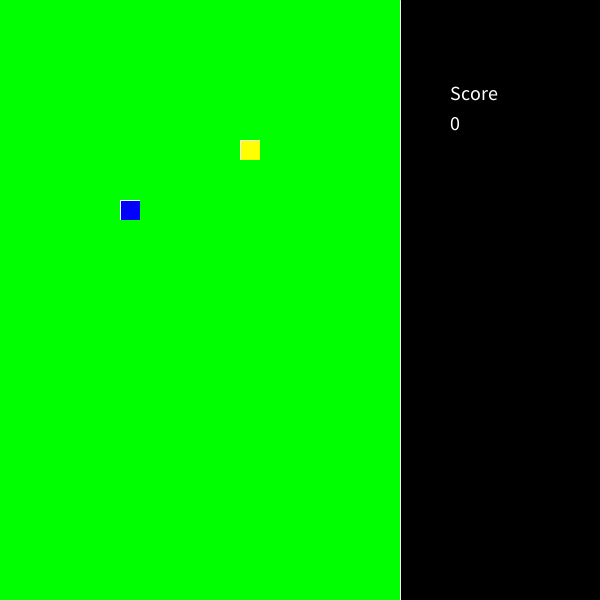
Frame 1 (no input)
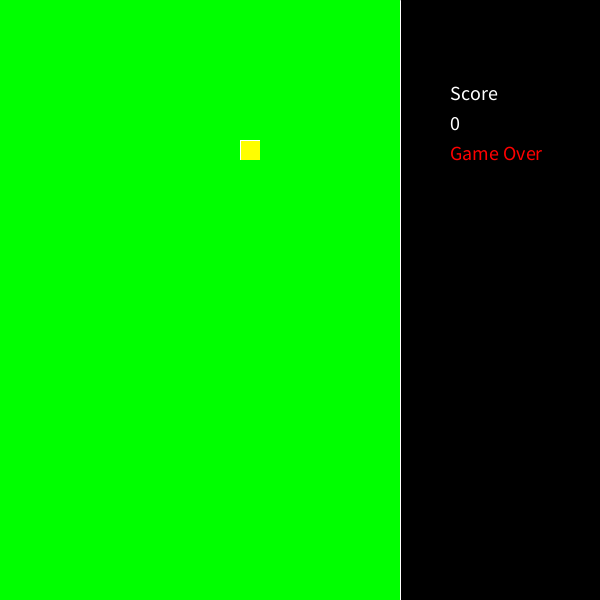
Frame 60 (the mouse pressed at the canvas centre just before this capture)
Frame 120 (the mouse held since frame 60 and released just before this capture): identical to frame 60, image omitted

The Processing sketch that drew these frames (run headless with seeded random() and noise(); from frame 60 on, the mouse is pressed at the canvas centre):

// Processing sketch: Snake_game
// ── Snake_game.pde
int size = 20;
int xRange = 20, yRange = 30;

int foodX = 0, foodY = 0;

Snake s;
Grid[][] grid;

void setup(){                      
  size(600,600);
  surface.setTitle("Snake Game");
  
  grid = new Grid[yRange][xRange];
  
  for(int i=0;i<yRange;i++){
    for(int j=0;j<xRange;j++){
      grid[i][j] = new Grid(j,i);
      grid[i][j].drawCell();
    }
  }
  
  s = new Snake(5,10);
  makeFood();
}

boolean isPrinted = false;
boolean isOver = false;

void draw(){  
  if(isOver){
    if(!isPrinted){
      fill(255,0,0);
      text("Game Over", 450, 160);
      isPrinted = true;
    }
  }
  else{
    clear();
    background(0);
    stroke(255);
    line(400,0,400,600);
    fill(255);
    textSize(20);
    text("Score", 450, 100);
    text(s.getScore(), 450, 130);
    s.move();
    s.drawSnake();
  }
}

void keyPressed(){
  if (key == CODED) {
    tuple t = s.state.get(0);
    if(isValidRange(t.x, t.y)){
      
      if(t.delY== 0){
        if (keyCode == UP) grid[t.y][t.x].direction = 'U';
        else if (keyCode == DOWN) grid[t.y][t.x].direction = 'D';
      }
      
      if(t.delX == 0){
        if (keyCode == LEFT) grid[t.y][t.x].direction = 'L';
        if (keyCode == RIGHT) grid[t.y][t.x].direction = 'R';
      }
      
    }
  }
}

// ── grid_helper.pde
class Grid{
  int x,y;
  public boolean isSnake, isFood, isSnakeHead;
  public char direction;
  Grid(int a,int b){
    this.x = a;
    this.y = b;
    this.isSnake = this.isFood = this.isSnakeHead = false;
    this.direction = 'O';
  }
  void drawCell(){
    if(this.isSnakeHead){ stroke(255); fill(color(0,0,255)); }
    else if(this.isSnake){ stroke(255); fill(color(255,0,0)); }
    else if(this.isFood){ stroke(255); fill(color(255,255,0)); }
    // else if(this.direction == 'O'){ noStroke(); fill(color(0,255,0)); }
    else{ fill(color(0,255,0)); noStroke(); }
    rect(x*size,y*size,size,size);
  }
};

void drawGrid(){
  for(int i=0;i<yRange;i++){
    for(int j=0;j<xRange;j++){
      grid[i][j].drawCell();
    }
  }
}

void resetGrid(){
  for(int i=0;i<yRange;i++){
    for(int j=0;j<xRange;j++){
      grid[i][j].isSnake = grid[i][j].isFood = grid[i][j].isSnakeHead = false;
    }
  }
}

void makeFood(){
  foodX = floor(random(xRange));
  foodY = floor(random(yRange));
  if(grid[foodY][foodX].isFood || grid[foodY][foodX].isSnake) makeFood();
  else grid[foodY][foodX].isFood = true;
}

// ── snake_class.pde
class tuple{
  public int x,y;
  public int delX, delY;
  tuple(){
    x = y = 0;
    delX = 1; delY = 0;
  }
  void update(){
    this.x += this.delX;
    this.y += this.delY;
  }
}

boolean isValidRange(int x,int y){
  boolean a = x < xRange && y < yRange;
  boolean b = x >= 0 && y >= 0;
  return a && b;
}

class Snake{
  int startX, startY;
  public int score = 0;
  public ArrayList<tuple> state;
  public ArrayList<tuple> extended;
  private boolean nextCycle;
  Snake(int a,int b){
    startX = a;
    startY = b;
    nextCycle = false;
    
    state = new ArrayList<tuple>();
    extended = new ArrayList<tuple>();
    state.add(new tuple());
    
    state.get(0).x = startX;
    state.get(0).y = startY;
  }
  void move(){
    if(nextCycle){
      tuple t = extended.get(extended.size()-1);
      t.delX = state.get(state.size()-1).delX;
      t.delY = state.get(state.size()-1).delY;
      state.add(t);
      extended.remove(extended.size()-1);
      nextCycle = false;
    }
    boolean hasEaten = state.get(0).x == foodX && state.get(0).y == foodY;
    if(hasEaten){
      int X = state.get(state.size()-1).x;
      int Y = state.get(state.size()-1).y;
      extended.add(new tuple());
      extended.get(extended.size()-1).x = X;
      extended.get(extended.size()-1).y = Y;
      extended.get(extended.size()-1).delX = 0;
      makeFood();
    }
    delay(200);
    
    for(int i=0;i<state.size();i++){
      switch(grid[state.get(i).y][state.get(i).x].direction){
        case 'U': {
            state.get(i).delX = 0;
            state.get(i).delY = -1;
            break;
        }
        case 'D': {
            state.get(i).delX = 0;
            state.get(i).delY = 1;
            break;
        }
        case 'R': {
            state.get(i).delX = 1;
            state.get(i).delY = 0;
            break;
        }
        case 'L': {
            state.get(i).delX = -1;
            state.get(i).delY = 0;
            break;
        }
        default: break;
      }
      if(i==state.size()-1) 
         grid[state.get(i).y][state.get(i).x].direction = 'O';
      state.get(i).update();
    }
    nextCycle = hasEaten;
  }
  void drawSnake(){
    resetGrid();
    grid[foodY][foodX].isFood = true;
    isOver = !isValidRange(state.get(0).x, state.get(0).y);
    if(!isOver){
      for(int i=0;i<state.size();i++){
        if(i == 0) grid[state.get(i).y][state.get(i).x].isSnakeHead = true;
        isOver = grid[state.get(i).y][state.get(i).x].isSnake;
        if(!isOver) grid[state.get(i).y][state.get(i).x].isSnake = true;
        else break;
      }
    }
    drawGrid();
  }
  int getScore(){ return state.size()-1; }
}
